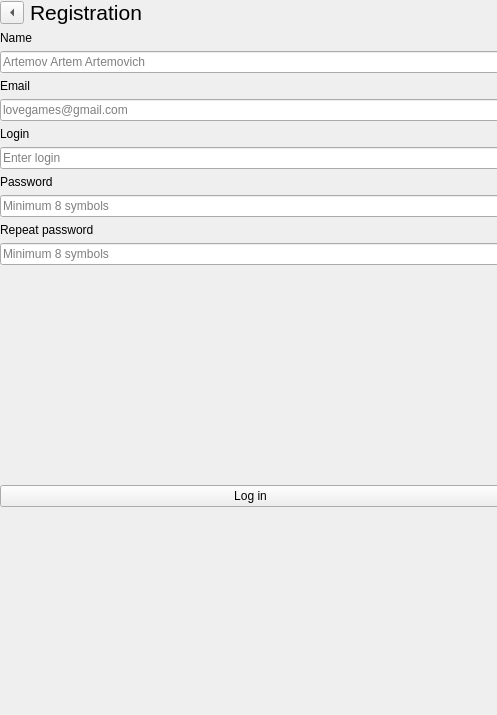
<?xml version="1.0" encoding="UTF-8"?>
<ui version="4.0">
 <class>loginWindow</class>
 <widget class="QWidget" name="loginWindow">
  <property name="geometry">
   <rect>
    <x>0</x>
    <y>0</y>
    <width>497</width>
    <height>715</height>
   </rect>
  </property>
  <property name="windowTitle">
   <string>MainWindow</string>
  </property>
  <widget class="QWidget" name="verticalLayoutWidget">
   <property name="geometry">
    <rect>
     <x>0</x>
     <y>0</y>
     <width>501</width>
     <height>721</height>
    </rect>
   </property>
   <layout class="QVBoxLayout" name="verticalLayout">
    <item>
     <layout class="QHBoxLayout" name="horizontalLayout">
      <item>
       <widget class="QToolButton" name="toolButton">
        <property name="font">
         <font>
          <pointsize>11</pointsize>
         </font>
        </property>
        <property name="text">
         <string>...</string>
        </property>
        <property name="arrowType">
         <enum>Qt::ArrowType::LeftArrow</enum>
        </property>
       </widget>
      </item>
      <item>
       <widget class="QLabel" name="label">
        <property name="font">
         <font>
          <pointsize>16</pointsize>
         </font>
        </property>
        <property name="text">
         <string>Registration</string>
        </property>
       </widget>
      </item>
      <item>
       <spacer name="horizontalSpacer">
        <property name="orientation">
         <enum>Qt::Orientation::Horizontal</enum>
        </property>
        <property name="sizeHint" stdset="0">
         <size>
          <width>40</width>
          <height>20</height>
         </size>
        </property>
       </spacer>
      </item>
     </layout>
    </item>
    <item>
     <widget class="QLabel" name="label_2">
      <property name="text">
       <string>Name</string>
      </property>
      <property name="margin">
       <number>6</number>
      </property>
     </widget>
    </item>
    <item>
     <widget class="QLineEdit" name="lineEdit">
      <property name="placeholderText">
       <string>Artemov Artem Artemovich</string>
      </property>
     </widget>
    </item>
    <item>
     <widget class="QLabel" name="label_3">
      <property name="text">
       <string>Email</string>
      </property>
      <property name="margin">
       <number>6</number>
      </property>
     </widget>
    </item>
    <item>
     <widget class="QLineEdit" name="lineEdit_2">
      <property name="placeholderText">
       <string>lovegames@gmail.com</string>
      </property>
     </widget>
    </item>
    <item>
     <widget class="QLabel" name="label_5">
      <property name="text">
       <string>Login</string>
      </property>
      <property name="margin">
       <number>6</number>
      </property>
     </widget>
    </item>
    <item>
     <widget class="QLineEdit" name="lineEdit_3">
      <property name="placeholderText">
       <string>Enter login</string>
      </property>
     </widget>
    </item>
    <item>
     <widget class="QLabel" name="label_4">
      <property name="text">
       <string>Password</string>
      </property>
      <property name="margin">
       <number>6</number>
      </property>
     </widget>
    </item>
    <item>
     <widget class="QLineEdit" name="lineEdit_4">
      <property name="placeholderText">
       <string>Minimum 8 symbols</string>
      </property>
     </widget>
    </item>
    <item>
     <widget class="QLabel" name="label_6">
      <property name="text">
       <string>Repeat password</string>
      </property>
      <property name="margin">
       <number>6</number>
      </property>
     </widget>
    </item>
    <item>
     <widget class="QLineEdit" name="lineEdit_5">
      <property name="text">
       <string/>
      </property>
      <property name="placeholderText">
       <string>Minimum 8 symbols</string>
      </property>
     </widget>
    </item>
    <item>
     <spacer name="verticalSpacer_2">
      <property name="orientation">
       <enum>Qt::Orientation::Vertical</enum>
      </property>
      <property name="sizeHint" stdset="0">
       <size>
        <width>20</width>
        <height>40</height>
       </size>
      </property>
     </spacer>
    </item>
    <item>
     <widget class="QPushButton" name="pushButton">
      <property name="text">
       <string>Log in</string>
      </property>
     </widget>
    </item>
    <item>
     <spacer name="verticalSpacer">
      <property name="orientation">
       <enum>Qt::Orientation::Vertical</enum>
      </property>
      <property name="sizeHint" stdset="0">
       <size>
        <width>20</width>
        <height>40</height>
       </size>
      </property>
     </spacer>
    </item>
   </layout>
  </widget>
 </widget>
 <resources/>
 <connections/>
</ui>
